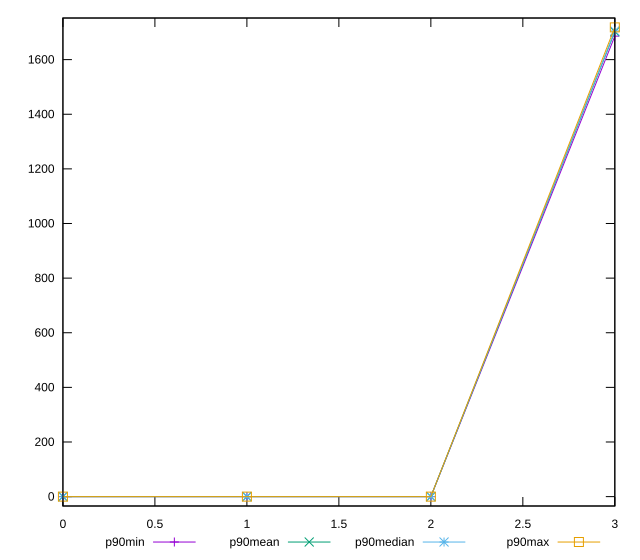

Recreate this plot in gnuplot.
reset

$p90Min <<EOF
0 0
1 0
2 0
3 1686
EOF

$p90Mean <<EOF
0 0
1 0
2 0
3 1702.223404255319
EOF

$p90Median <<EOF
0 0
1 0
2 0
3 1705
EOF

$p90Max <<EOF
0 0
1 0
2 0
3 1718
EOF

set key outside below
set xrange [0:3]
set yrange [-34.36:1752.36]
set trange [-34.36:1752.36]
set terminal svg size 640, 560 enhanced background rgb 'white'
set output "reports/report_00031_2021-02-24T23-18-18.084Z/render-blocking-resources/progression/value.svg"

plot $p90Min title "p90min" with linespoints, \
     $p90Mean title "p90mean" with linespoints, \
     $p90Median title "p90median" with linespoints, \
     $p90Max title "p90max" with linespoints

reset
